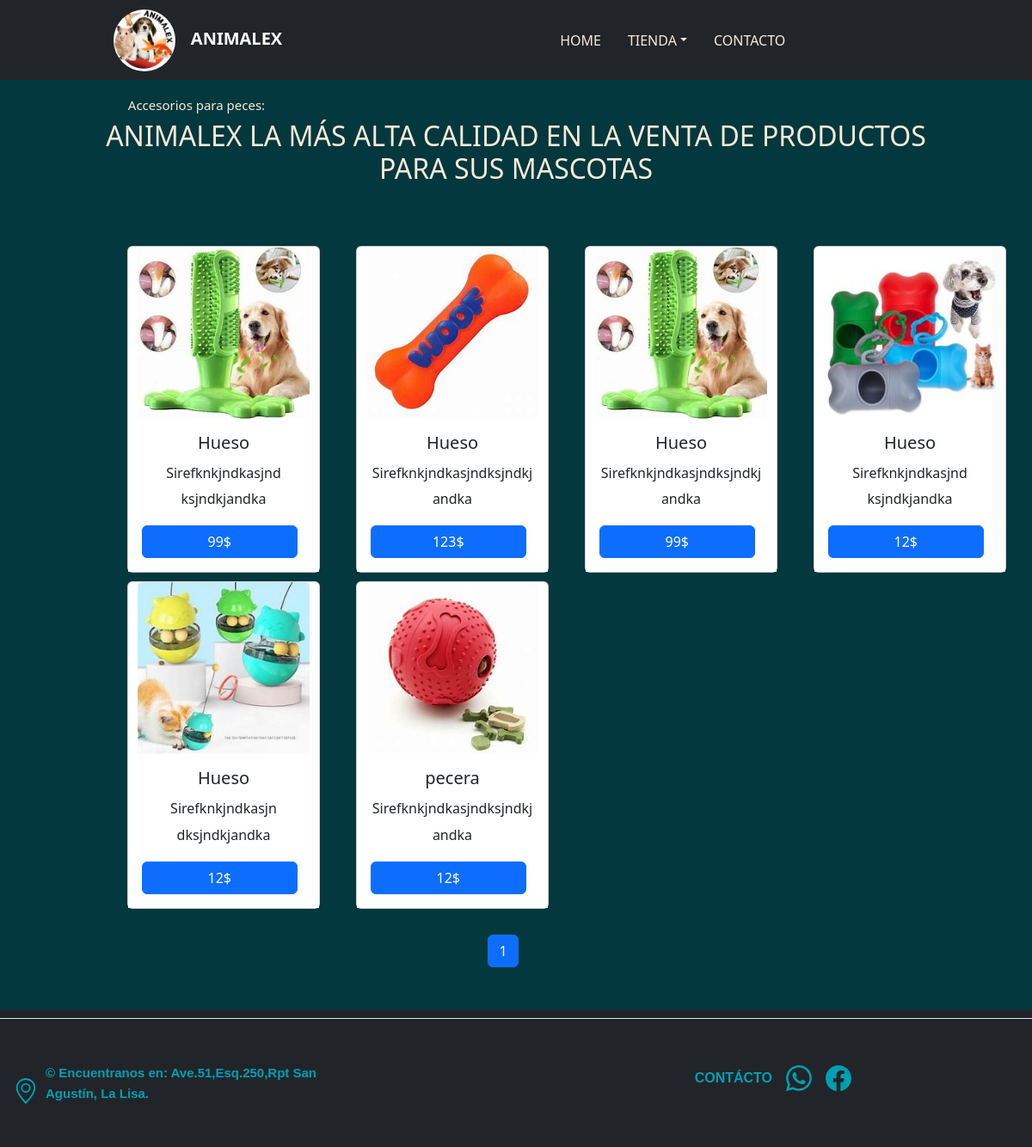
Screenshot of /AccesorioPeces/ with the database file from the repository.
### PetShopApp/models.py (models this page shows, shortened)
class ProductosPeces(models.Model):
    nombreProducto = models.CharField(max_length=30)
    descripcion = models.CharField(max_length=100,blank=True)
    precio = models.CharField(max_length=10)
    imagen = models.ImageField(upload_to='Fotos')
    class Meta:
        verbose_name = 'ProductosPeces'

### PetShop/views.py (the view)
# urls.py: path('AccesorioPeces/',views.Peces, name = 'ProductosPeces'),
def Peces (request):
    listado_post =ProductosPeces.objects.all()
    paginator = Paginator(listado_post, 15) # muestra cantidad de card por paginas
    pagina = request.GET.get('page') or 1
    post = paginator.get_page(pagina)
    paginaActual = int(pagina)
    paginas = range(1, post.paginator.num_pages + 1)
    return render(request, 'tienda-PP.html', {"posts": post, "paginas": paginas, "paginaActual": paginaActual})

### PetShopApp/templates/tienda-PP.html (shortened to what this page needs)
{% extends 'base.html' %}
{% load static %}
{% block content %}
<body style="background-color: #03383e;">
      <div class="grid_12" style="width: 80%; margin: auto;margin-top: 20px;" >
        <h4 style="text-align: left;color: antiquewhite;font-size: 15px;font-weight: lighter;margin-left: 3%;">Accesorios para peces: </h4>
        <h2 style="text-align: center; color: antiquewhite;" >ANIMALEX <span> LA MÁS ALTA CALIDAD EN LA VENTA DE PRODUCTOS PARA SUS MASCOTAS</span></h2>
      </div>
      <div class="section-PG" >
          {% for post in posts %}
                <div class="card" style="width: 14rem;background-color:white;">
                    <img class="card-img-top" src="{{ post.imagen.url }}" alt="Card image cap" style="width:90%; height:90%;object-fit:cover;margin:auto;">
                    <div class="card-body">
                      <h5 class="card-title">{{ post.nombreProducto }}</h5>
                      <p class="card-text">{{ post.descripcion }}
                      </p>
                      <a href="#" class="btn btn-primary" style="width: 95%;margin:auto;">{{ post.precio }}$</a>
                    </div>
                  </div>
          {% endfor %}
    </div>
    <nav aria-label="Standard pagination example" style=" width: 80%;margin: auto;margin-top: 60px;position: relative;right:15px ;">
        <ul class="pagination" style="margin: auto;justify-content: center;">
            {% for pagina in paginas %}
              <li class="page-item {% if paginaActual == pagina %} active {% endif %}"><a class="page-link" href="?page={{pagina}}">{{pagina}}</a></li>
            {% endfor %}
        </ul>
      </nav>
</body>
{% endblock %}

### PetShopApp/static/css/navbar.css (style rules this page uses)
body { padding-bottom: 20px; }

### PetShopApp/static/css/carousel.css (style rules this page uses)
body { padding-top: 3rem; padding-bottom: 3rem; color: #5a5a5a; }

### PetShopApp/static/css/tooplate-infinite-loop.css (style rules this page uses)
body { font-family: "Raleway", sans-serif; font-size: 1.2em; color: #707070; margin: 0; padding: 0; overflow-x: hidden; }
a { transition: all 0.3s ease; color: #38B; }
.btn { padding: 8px 32px; }
::placeholder { color: white; opacity: 1; }
p { line-height: 1.9; }

### rows the page displays
ProductosPeces: imagen (picture), nombreProducto "Hueso", descripcion "Sirefknkjndkasjnd ksjndkjandka", precio "99"
ProductosPeces: imagen (picture), nombreProducto "Hueso", descripcion "Sirefknkjndkasjndksjndkjandka", precio "123"
ProductosPeces: imagen (picture), nombreProducto "Hueso", descripcion "Sirefknkjndkasjndksjndkjandka", precio "99"
ProductosPeces: imagen (picture), nombreProducto "Hueso", descripcion "Sirefknkjndkasjnd ksjndkjandka", precio "12"
ProductosPeces: imagen (picture), nombreProducto "Hueso", descripcion "Sirefknkjndkasjn dksjndkjandka", precio "12"
ProductosPeces: imagen (picture), nombreProducto "pecera", descripcion "Sirefknkjndkasjndksjndkjandka", precio "12"

### other values shown
{{ pagina }} "1"
